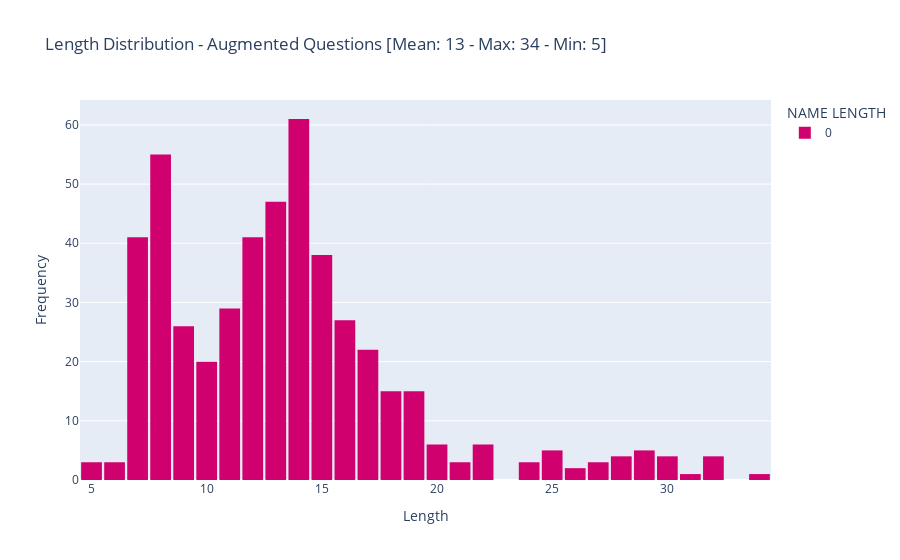

Here is the notebook cell this chart was saved with:
### Code cell
vis.plot_length_distribution(aug_questions, "NAME", "Augmented Questions", color="#D0006F")

### Figure 1 — Plotly figure (JSON) as saved in the notebook; plotly's stock layout.template omitted (floating-point values rounded to 4 significant figures; data arrays with more than 128 entries replaced by an {"elided": "..."} marker saying what was removed)
{"data": [{"alignmentgroup": "True", "bingroup": "x", "hovertemplate": "NAME LENGTH=0<br>Length=%{x}<br>count=%{y}<extra></extra>", "legendgroup": "0", "marker": {"color": "#D0006F", "pattern": {"shape": ""}}, "name": "0", "offsetgroup": "0", "orientation": "v", "showlegend": true, "type": "histogram", "x": {"elided": "490 int values"}, "xaxis": "x", "yaxis": "y"}], "layout": {"bargap": 0.1, "barmode": "relative", "legend": {"title": {"text": "NAME LENGTH"}, "tracegroupgap": 0}, "title": {"text": "Length Distribution - Augmented Questions [Mean: 13 - Max: 34 - Min: 5]"}, "xaxis": {"anchor": "y", "domain": [0, 1], "title": {"text": "Length"}}, "yaxis": {"anchor": "x", "domain": [0, 1], "title": {"text": "Frequency"}}}}
